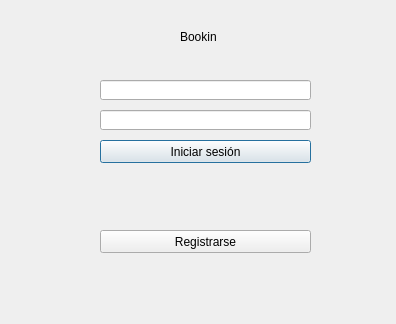
<?xml version="1.0" encoding="UTF-8"?>
<ui version="4.0">
 <class>inicio_dialog</class>
 <widget class="QDialog" name="inicio_dialog">
  <property name="geometry">
   <rect>
    <x>0</x>
    <y>0</y>
    <width>396</width>
    <height>324</height>
   </rect>
  </property>
  <property name="windowTitle">
   <string>inicio_dialog</string>
  </property>
  <widget class="QLabel" name="label">
   <property name="geometry">
    <rect>
     <x>180</x>
     <y>30</y>
     <width>47</width>
     <height>13</height>
    </rect>
   </property>
   <property name="text">
    <string>Bookin</string>
   </property>
  </widget>
  <widget class="QLineEdit" name="usuario_LE">
   <property name="geometry">
    <rect>
     <x>100</x>
     <y>80</y>
     <width>211</width>
     <height>20</height>
    </rect>
   </property>
  </widget>
  <widget class="QLineEdit" name="contra_LE">
   <property name="geometry">
    <rect>
     <x>100</x>
     <y>110</y>
     <width>211</width>
     <height>20</height>
    </rect>
   </property>
   <property name="echoMode">
    <enum>QLineEdit::Password</enum>
   </property>
  </widget>
  <widget class="QPushButton" name="iniciar_PB">
   <property name="geometry">
    <rect>
     <x>100</x>
     <y>140</y>
     <width>211</width>
     <height>23</height>
    </rect>
   </property>
   <property name="text">
    <string>Iniciar sesión</string>
   </property>
  </widget>
  <widget class="QPushButton" name="registrar_PB">
   <property name="geometry">
    <rect>
     <x>100</x>
     <y>230</y>
     <width>211</width>
     <height>23</height>
    </rect>
   </property>
   <property name="text">
    <string>Registrarse</string>
   </property>
  </widget>
 </widget>
 <layoutdefault spacing="6" margin="11"/>
 <resources/>
 <connections/>
</ui>
